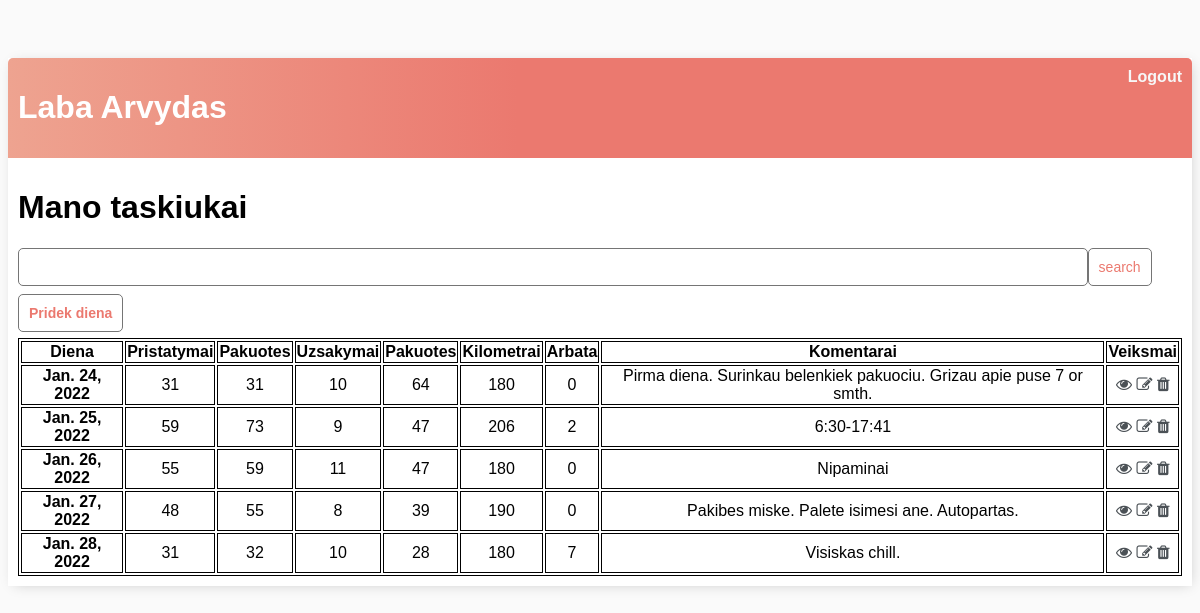
The app's page / (signed in), older data.
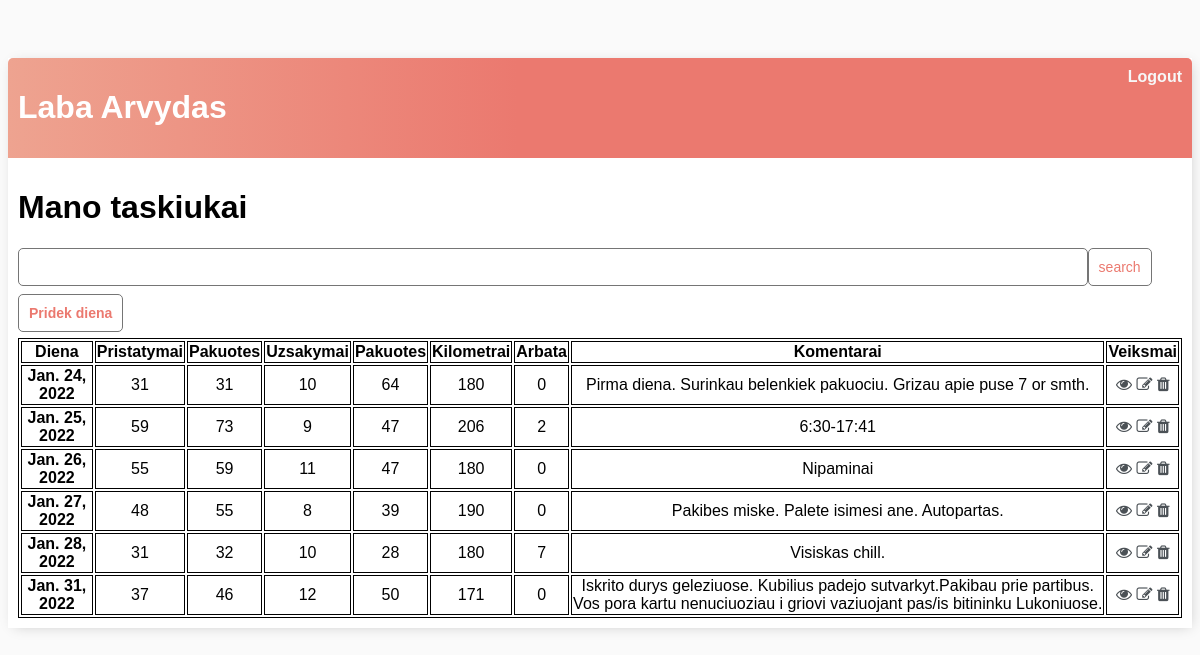
The same page, newer data.
### base/models.py (models this page shows, shortened)
class Taskai(models.Model):
    user = models.ForeignKey(User, on_delete=models.CASCADE, null=True, blank=True)
    diena = models.DateField(auto_now_add=False)
    pristatymai = models.IntegerField()
    pristatymai_pakuotes = models.IntegerField()
    uzsakymai = models.IntegerField()
    uzsakymai_pakuotes = models.IntegerField()
    km = models.IntegerField()
    arbata = models.IntegerField()
    apie = models.TextField(null=True, blank=True)
    class Meta:
        ordering = ['diena']

### base/views.py (the view)
# urls.py: path('', TaskaiList.as_view(), name='visi-taskai'),
class TaskaiList(LoginRequiredMixin, ListView):
    model = Taskai
    context_object_name = 'taskiukai' # call this kaip nori, so instead of "object list in html template I can use "taskai""
    def get_context_data(self, **kwargs):
        context = super().get_context_data(**kwargs)
        context['taskiukai'] = context['taskiukai'].filter(user=self.request.user)
        search_input = self.request.GET.get('search-are') or ''
        if search_input:
            context['taskiukai'] = context['taskiukai'].filter(km__startswith=search_input)
        context['search_input'] = search_input
        return context

### base/templates/base/taskai_list.html (shortened to what this page needs)
{% extends 'base/main.html'%}
{% block content %}
<div class="header-bar">
  <div>
    <h1>Laba {{request.user|title}}</h1>
  </div>
  {% if request.user.is_authenticated %}
  <a href="{% url 'logout' %}">Logout</a>
  {% else %}
  <a href="{% url 'login' %}">Login</a>
  {% endif %}
</div>
<div class="taskai-wrapper">
<h1>Mano taskiukai</h1>
<form method="GET" style="display: flex;">
  <input name="search-are" type="text" value="{{search_input}}" autocomplete="off"/>
  <input class="button" name="" type="submit" value="search" />
</form>
<br/>
<a class="button" href="{% url 'taskas-pridek' %}">Pridek diena</a>
<br/>
<table class="table">
    <tr>
      <th scope="col">Diena</th>
      <th scope="col">Pristatymai</th>
      <th scope="col">Pakuotes</th>
      <th scope="col">Uzsakymai</th>
      <th scope="col">Pakuotes</th>
      <th scope="col">Kilometrai</th>
      <th scope="col">Arbata</th>
      <th scope="col">Komentarai</th>
      <th scope="col">Veiksmai</th>
    </tr>
  <tbody>
    <tr>
      {% for taskai in taskiukai %}
      <th>{{taskai.diena}}</th>
      <td>{{taskai.pristatymai}}</td>
      <td>{{taskai.pristatymai_pakuotes}}</td>
      <td>{{taskai.uzsakymai}}</td>
      <td>{{taskai.uzsakymai_pakuotes}}</td>
      <td>{{taskai.km}}</td>
      <td>{{taskai.arbata}}</td>
      <td>{{taskai.apie}}</td>
      <td>
	<a href="{% url 'taskas' taskai.id %}"><i class="fa fa-eye"></i></a>
	<a href="{% url 'taskas-update' taskai.id %}"><i class="fa fa-edit"></i></a>
	<a href="{% url 'taskas-delete' taskai.id %}"><i class="fa fa-trash"></i></a>
      </td>
    </tr>
  </tbody>
  {% empty %}
  <h3>No items in list</h3>
  {% endfor %}
</table>
</div>
{% endblock content%}

### base/templates/base/main.html (shortened to what this page needs)
{% load static %}
<!doctype html>
<html lang="en">
  <head>
    <link rel="stylesheet" type="text/css" href="{% static 'base/style.css' %}">
    <link href="https://maxcdn.bootstrapcdn.com/font-awesome/4.2.0/css/font-awesome.min.css" rel="stylesheet">
  </head>
  <body>
    <div class="container">
      {% block content %}
      {% endblock content%}
    </div>
  </body>
</html>

### static/base/style.css (style rules this page uses)
body { background-color: #FAFAFA; font-family: 'Nunito', sans-serif; padding-top: 50px; }
a, p { color: #4b5156 }
a { font-weight: 600; }
.header-bar a { color: rgb(247, 247, 247); text-decoration: none; }
.taskai-wrapper { padding: 10px; }
.container { max-width: 1200px; margin: auto; background-color: #fff; -webkit-box-shadow: 2px 2px 13px -4px rgba(0, 0, 0, 0.21); box-shadow: 2px 2px 13px -4px rgba(0, 0, 0, 0.21); }
.header-bar { display: flex; justify-content: space-between; color: #fff; padding: 10px; border-radius: 5px 5px 0 0; background: linear-gradient(90deg, #EEA390 0%, #EB796F 43%, #EB796F 100%); }
.button { border: 1px solid #757575; background-color: #FFF; color: #EB796F; padding: 10px; font-size: 14px; border-radius: 5px; cursor: pointer; text-decoration: none; }
input[type=text], input[type=number], input[type=password], textarea { border: 1px solid #757575; border-radius: 5px; padding: 10px; width: 90%; }
table, th, td { border:1px solid black; text-align:center }
table { width: 100%; margin-left: auto; margin-right: auto; }

Row changes from the older to the newer data that the page shows:
added Taskai: diena "Jan. 31, 2022", pristatymai "37", pristatymai_pakuotes "46", uzsakymai "12", uzsakymai_pakuotes "50", km "171", arbata "0", apie "Iskrito durys geleziuose. Kubilius padejo sutvarkyt.Pakibau prie partibus. Vos pora kartu nenuciuoziau i griovi vaziuojant pas/is bitininku Lukoniuose."
